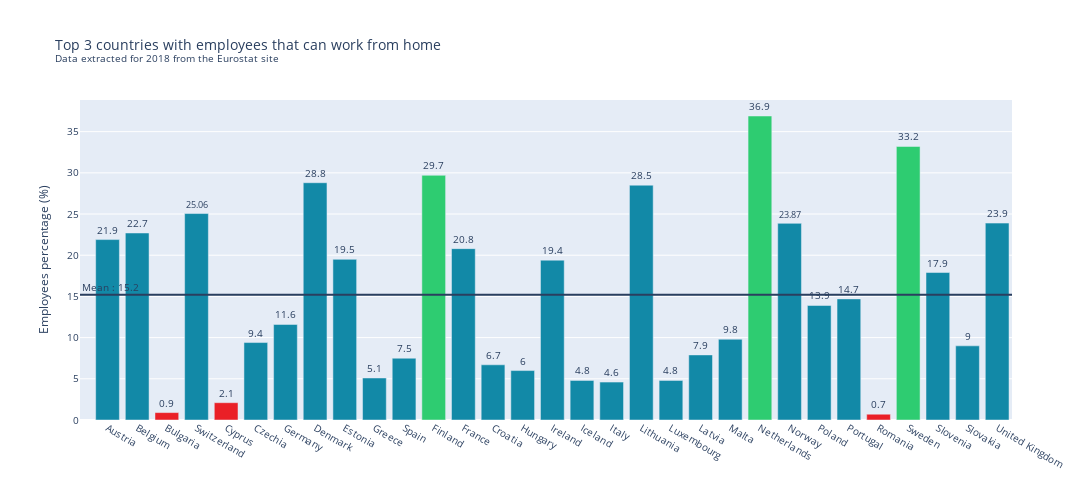

The notebook cell saved with this chart:
### Code cell
plot_data_barplot_tops(inputed_data, "WORKING_HOME", "Top 3 countries with employees that can work from home<br><sup>Data extracted for 2018 from the Eurostat site</sup>",'Employees percentage (%)','rgb(18, 137, 167)')

### Figure 1 — Plotly figure (JSON) as saved in the notebook; plotly's stock layout.template omitted (floating-point values rounded to 4 significant figures)
{"data": [{"marker": {"color": ["rgb(18, 137, 167)", "rgb(18, 137, 167)", "rgb(234, 32, 39)", "rgb(18, 137, 167)", "rgb(234, 32, 39)", "rgb(18, 137, 167)", "rgb(18, 137, 167)", "rgb(18, 137, 167)", "rgb(18, 137, 167)", "rgb(18, 137, 167)", "rgb(18, 137, 167)", "rgb(46, 204, 113)", "rgb(18, 137, 167)", "rgb(18, 137, 167)", "rgb(18, 137, 167)", "rgb(18, 137, 167)", "rgb(18, 137, 167)", "rgb(18, 137, 167)", "rgb(18, 137, 167)", "rgb(18, 137, 167)", "rgb(18, 137, 167)", "rgb(18, 137, 167)", "rgb(46, 204, 113)", "rgb(18, 137, 167)", "rgb(18, 137, 167)", "rgb(18, 137, 167)", "rgb(234, 32, 39)", "rgb(46, 204, 113)", "rgb(18, 137, 167)", "rgb(18, 137, 167)", "rgb(18, 137, 167)"]}, "text": [21.9, 22.7, 0.9, 25.06, 2.1, 9.4, 11.6, 28.8, 19.5, 5.1, 7.5, 29.7, 20.8, 6.7, 6, 19.4, 4.8, 4.6, 28.5, 4.8, 7.9, 9.8, 36.9, 23.87, 13.9, 14.7, 0.7, 33.2, 17.9, 9, 23.9], "textposition": "outside", "type": "bar", "x": ["Austria", "Belgium", "Bulgaria", "Switzerland", "Cyprus", "Czechia", "Germany", "Denmark", "Estonia", "Greece", "Spain", "Finland", "France", "Croatia", "Hungary", "Ireland", "Iceland", "Italy", "Lithuania", "Luxembourg", "Latvia", "Malta", "Netherlands", "Norway", "Poland", "Portugal", "Romania", "Sweden", "Slovenia", "Slovakia", "United Kingdom"], "y": [21.9, 22.7, 0.9, 25.06, 2.1, 9.4, 11.6, 28.8, 19.5, 5.1, 7.5, 29.7, 20.8, 6.7, 6, 19.4, 4.8, 4.6, 28.5, 4.8, 7.9, 9.8, 36.9, 23.87, 13.9, 14.7, 0.7, 33.2, 17.9, 9, 23.9]}], "layout": {"annotations": [{"showarrow": false, "text": "Mean : 15.2", "x": 0.1, "y": 16.13}], "autosize": false, "font": {"size": 10}, "height": 500, "shapes": [{"type": "line", "x0": 0, "x1": 1, "xref": "x domain", "y0": 15.21, "y1": 15.21, "yref": "y"}], "title": {"text": "Top 3 countries with employees that can work from home<br><sup>Data extracted for 2018 from the Eurostat site</sup>"}, "width": 1100, "yaxis": {"title": {"text": "Employees percentage (%)"}}}}
